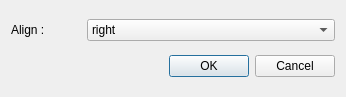
<?xml version="1.0" encoding="UTF-8"?>
<ui version="4.0">
 <class>Dialog</class>
 <widget class="QDialog" name="Dialog">
  <property name="geometry">
   <rect>
    <x>0</x>
    <y>0</y>
    <width>346</width>
    <height>97</height>
   </rect>
  </property>
  <property name="windowTitle">
   <string>Padding</string>
  </property>
  <layout class="QVBoxLayout" name="verticalLayout">
   <item>
    <layout class="QHBoxLayout" name="horizontalLayout_3">
     <item>
      <widget class="QLabel" name="label_3">
       <property name="minimumSize">
        <size>
         <width>70</width>
         <height>0</height>
        </size>
       </property>
       <property name="maximumSize">
        <size>
         <width>70</width>
         <height>16777215</height>
        </size>
       </property>
       <property name="text">
        <string>Align : </string>
       </property>
      </widget>
     </item>
     <item>
      <widget class="QComboBox" name="comboBox">
       <item>
        <property name="text">
         <string>right</string>
        </property>
       </item>
       <item>
        <property name="text">
         <string>left</string>
        </property>
       </item>
      </widget>
     </item>
    </layout>
   </item>
   <item>
    <widget class="QDialogButtonBox" name="buttonBox">
     <property name="orientation">
      <enum>Qt::Horizontal</enum>
     </property>
     <property name="standardButtons">
      <set>QDialogButtonBox::Cancel|QDialogButtonBox::Ok</set>
     </property>
    </widget>
   </item>
  </layout>
 </widget>
 <resources/>
 <connections>
  <connection>
   <sender>buttonBox</sender>
   <signal>accepted()</signal>
   <receiver>Dialog</receiver>
   <slot>accept()</slot>
   <hints>
    <hint type="sourcelabel">
     <x>248</x>
     <y>254</y>
    </hint>
    <hint type="destinationlabel">
     <x>157</x>
     <y>274</y>
    </hint>
   </hints>
  </connection>
  <connection>
   <sender>buttonBox</sender>
   <signal>rejected()</signal>
   <receiver>Dialog</receiver>
   <slot>reject()</slot>
   <hints>
    <hint type="sourcelabel">
     <x>316</x>
     <y>260</y>
    </hint>
    <hint type="destinationlabel">
     <x>286</x>
     <y>274</y>
    </hint>
   </hints>
  </connection>
 </connections>
</ui>
